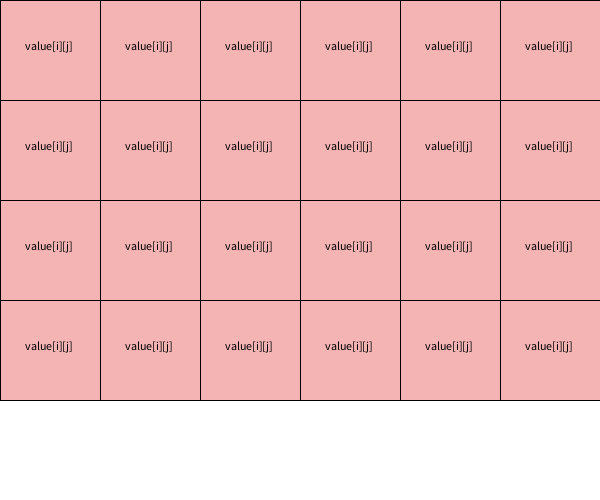
Frame 1 (no input)
Frame 60 (the mouse pressed at the canvas centre just before this capture): identical to frame 1, image omitted
Frame 120 (the mouse held since frame 60 and released just before this capture): identical to frame 1, image omitted

The Processing sketch that drew this single still picture (run headless with seeded random() and noise(); from frame 60 on, the mouse is pressed at the canvas centre):

// Processing sketch: week11_02_random_array_value
// ── week11_02_random_array_value.pde
void setup(){
  size(600,500);
  for(int i=0;i<4;i++){ 
    for(int j=0;j<6;j++){
      value[i][j]=int(random(40));
    }
  }
}
int [][] value = new int[4][6];
void draw(){
  background(255);
  for(int i=0;i<4;i++){ //y
    for(int j=0;j<6;j++){ //x
      fill(#F5B4B4); rect(j*100,i*100,100,100);
      fill(0); text("value[i][j]",j*100+25,i*100+50);
    }
  }
}
